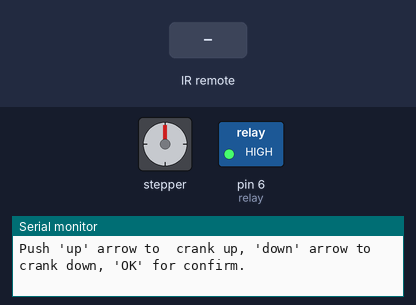
This sketch was run on a simulated Arduino Uno, built with avr-gcc and run on an emulated ATmega328P. On the bench: stepper motor, switched loads named in the sketch (green lamp = pin HIGH), the last lines printed to the serial monitor. Wiring (inferred from the names in the program): stepper motor driver (200 steps per turn assumed): step pin 7; direction pin 8; enable pin 9. The test bench sets the inputs (shaded band). The local clock reads 2024-03-15 10:24:30 at power-on unless the sketch sets it; pins used as bus, display or sensor lines are not drawn.

Above: at 1.6 s.
1.7 s: infrared code 0xFF4AB5 received
3.2 s: infrared code 0xFF18E7 received
4.7 s: infrared code 0xFF38C7 received
At 14.5 s:
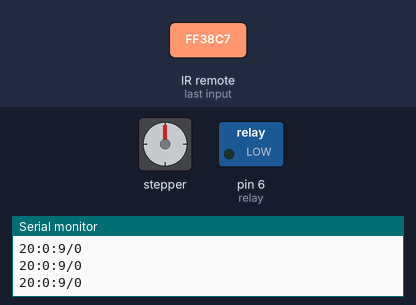
Timing chart, 0 to 14.9 s (numbered marks = the images above; inputs shaded):
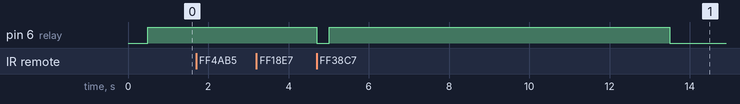

Measured:
- after the input at 4.7 s, pin 6 (relay): HIGH → LOW at once, → HIGH 0.32 s later, → LOW 8.5 s later

The sketch:

hi-res_sim_1HOUR.ino
```cpp
//  _  _ _                  ___ ___ __  __
// | || (_)___ _ _ ___ ___ / __|_ _|  \/  |
// | __ | |___| '_/ -_|_-< \__ \| || |\/| |
// |_||_|_|   |_| \___/__/ |___/___|_|  |_|
//
// # # # # # 1 HOUR Version. 1 # # # # #


#include <IRremote.hpp>
#include <Wire.h>
#include "RTClib.h" //rtc library

IRrecv irrecv(10);//IR 리시버 핀은 10번임.
decode_results results;


int LEVEL = 0; //설정단계선언플래그. 0은 시작, 1은 깊이설정, 2는 모드설정, 3은 시간설정, 4는 작동
//stepper input
int PUL=7; //define Pulse pin
int DIR=8; //define Direction pin
int ENA=9; //define Enable Pin

bool isRemote = true; //리모컨으로 조종하고 있는가?
bool isDown = false; //모드 1 선택시 편도 작동을 위한 선언문. false 이면 내려가고 true 이면 올라옴. [기본값 = true]
bool isWaiting = true; //다음 시간까지 기다려야하는가? [기본값 : true]
bool isTime = false;

int relay = 6;

// = = = = = = = = = = = = = = = = = = = = = = = = = 이 박스 안에 있는 값들은 실제 움직임에 영향을 주는 변수들임.
long setnum = 4000;         //이거 조절하면 회전수 조절됨
long mdil = 1000;           //이거 조절하면 속도가 조절됨
int t_correction = 7;       //초 단위 보정을 한번에~~~~
int updown = 500;           //이거 조절하면 위아래 내리는거 가능, 500=10cm
// = = = = = = = = = = = = = = = = = = = = = = = = =

int N = 0; //1분

RTC_DS3231 rtc;//rtc 선언

void setup()
{
  pinMode (relay, OUTPUT);
  pinMode (PUL, OUTPUT);
  pinMode (DIR, OUTPUT);
  pinMode (ENA, OUTPUT);

  Serial.begin(9600);


  rtc.begin();
  Serial.print("\n\n\n# # # # # # # # # # # #\n");
  Serial.print("HI-res SIM\n");
  Serial.print("# # # # # # # # # # # #\n");
  Serial.print("# # # # # 1 HOUR Version. 1 # # # # #\n \n \n");


  Serial.print("= = = = = = = = = = = = = = = = = = = = = = = \n");
  Serial.print("Initializing Hi-res SIM \n");
  Serial.print("getting time data from connected pc");

  // rtc.adjust로 정해진 시간은 "컴파일 시간입니다"
  // 따라서 컴파일 땡 하는 순간의 시간을 잡게 되므로, 컴파일 이후 시간 연산이 안되는 동안에는 시간이 밀릴 수 밖에 없으니
  // 딜레이를 넣어 약간의 오차보정을 잡아줍니다.

  delay(300); //3초간 대기 // 시작시간 오차 잡는데 사용

  // rtc.adjust(DateTime(F(__DATE__), F(__TIME__))); //컴퓨터 시간 끌어다 씀. 시간 재설정할때 주석 풀것.
  rtc.adjust(DateTime(2022,3,13,19,59,48)); //수동(yyyy, mm , dd, hh, mm, ss)

  irrecv.enableIRIn(); //IR수신시작
}


// = = = = = = = = = = = = = = = = = = = = = = = = = = = = = = = = = = = = = = = = = = = = = 모터 움직이는 코드
void goingDown() {
  digitalWrite(ENA,HIGH);
  digitalWrite(relay, HIGH);


  Serial.println("모터가 내려갈거임");


  delay(200);
  for (long i=0; i<=setnum; i++)   //i 값이 클 수록 많이 내려가고 작을 수록 조금 내려감
  {

    digitalWrite(DIR,HIGH); //LOW면 올라가고 HIGH면 내려감
    digitalWrite(PUL,HIGH);
    delayMicroseconds(mdil); //속도조절 -> 값이 낮을 수록 빠름
    digitalWrite(PUL,LOW);
    delayMicroseconds(mdil); //속도조절 -> 값이 낮을 수록 빠름
  }
  delay(200);
  digitalWrite(relay, LOW);
  digitalWrite(ENA,LOW);
}


void goingUp() {
  digitalWrite(ENA,HIGH);
  digitalWrite(relay, HIGH);


  Serial.println("모터가 올라갈거임");


  delay(200);
  for (long i=0; i<=setnum; i++)   //i 값이 클 수록 많이 내려가고 작을 수록 조금 내려감
  {

    digitalWrite(DIR,LOW); //LOW면 올라가고 HIGH면 내려감
    digitalWrite(PUL,HIGH);
    delayMicroseconds(mdil); //속도조절 -> 값이 낮을 수록 빠름
    digitalWrite(PUL,LOW);
    delayMicroseconds(mdil); //속도조절 -> 값이 낮을 수록 빠름
  }
  delay(200);

  for (long II=0; II<=100; II++)  //브레이크 위치보
  {

    digitalWrite(DIR,HIGH); //LOW면 올라가고 HIGH면 내려감
    digitalWrite(PUL,HIGH);
    delayMicroseconds(500); //속도조절 -> 값이 낮을 수록 빠름
    digitalWrite(PUL,LOW);
    delayMicroseconds(500); //속도조절 -> 값이 낮을 수록 빠름
  }
    for (long I_=0; I_<=100; I_++)   //i 값이 클 수록 많이 내려가고 작을 수록 조금 내려감
  {

    digitalWrite(DIR,LOW); //LOW면 올라가고 HIGH면 내려감
    digitalWrite(PUL,HIGH);
    delayMicroseconds(500); //속도조절 -> 값이 낮을 수록 빠름
    digitalWrite(PUL,LOW);
    delayMicroseconds(500); //속도조절 -> 값이 낮을 수록 빠름
  }


  delay(200);
  digitalWrite(relay, LOW);
  digitalWrite(ENA,LOW);
}
// = = = = = = = = = = = = = = = = = = = = = = = = = = = = = = = = = = = = = = = = = = = = = 모터 움직이는 코드 끗


// = = = = = = = = = = = = = = = = = = = = = = = = = = = = = = = = = = = = = = = = = = 모터 스케줄러(건들면망함)
void loop()
{
  DateTime now = rtc.now();
  DateTime correct (now + TimeSpan(0,0,0,t_correction)); //시간오차 보정; 일,시간,분,초

  switch(isRemote)
  {
    case true :
    Serial.print("Remote Adjust mode\n");
    Serial.print("Push 'up' arrow to  crank up, 'down' arrow to crank down, 'OK' for confirm.");
      while (isRemote == true) //리모트 선언이 false가 될 때 까지. *은 ff6897이고 #은 FFB04F임 위는 FF18E7이고 아래는 FF4AB5 OK는 FF38C7
      {
        digitalWrite(ENA,HIGH);
        digitalWrite(relay, HIGH); //스텝모터 잠금해제

        if(irrecv.decode(&results)) //리모컨 시그널 받기
        {
          Serial.println(results.value, HEX);
          irrecv.resume();

          if (results.value == 0xFF4AB5)
          {
            Serial.print("weeeeee");
            for(int crankup = 0; crankup <= updown; crankup++)
            {
              digitalWrite(DIR,HIGH); //LOW면 올라가고 HIGH면 내려감
              digitalWrite(PUL,HIGH);
              delayMicroseconds(300); //속도조절 -> 값이 낮을 수록 빠름
              digitalWrite(PUL,LOW);
              delayMicroseconds(300); //속도조절 -> 값이 낮을 수록 빠름
            }
          }

          if (results.value == 0xFF18E7)
          {
            Serial.print("weeeeee");
            for(int crankdown = 0; crankdown <= updown; crankdown++)
            {
              digitalWrite(DIR,LOW); //LOW면 올라가고 HIGH면 내려감
              digitalWrite(PUL,HIGH);
              delayMicroseconds(300); //속도조절 -> 값이 낮을 수록 빠름
              digitalWrite(PUL,LOW);
              delayMicroseconds(300); //속도조절 -> 값이 낮을 수록 빠름
            }
          }


        } //리모컨 시그널 받기 끝

        if(results.value == 0xFF38C7) //OK 버튼 신호가 들어오면
        {
          digitalWrite(ENA,LOW);
          digitalWrite(relay, LOW); //스텝모터 꺼버려

          isRemote = false; //리모컨 조종을 꺼버림. 이제 본 작동으로 넘어갈거임
          break;
        }
      }

      default:
        break;
  }

  if(correct.minute() == 0 and correct.second() == 0)
  {
    isTime = true;
  }else{
    isTime = false;
  }


  // = = = = = = = = = = = = = = = = = 본 작동 코드

  switch(isWaiting)
  {
    case true :
            DateTime now = rtc.now();
            DateTime correct (now + TimeSpan(0,0,0,t_correction));
        while (isTime != true) //정시가 될 때 까지 while문 반

        {

            DateTime now = rtc.now();
            DateTime correct (now + TimeSpan(0,0,0,t_correction)); //시간오차 보정; 일,시간,분,초


            Serial.print(correct.hour());
            Serial.print(":");
            Serial.print(correct.minute());
            Serial.print(":");
            Serial.print(correct.second());
            Serial.print("/");
            Serial.print(N);
            Serial.print("\n");
            //시간이나 띄울거임

              if(correct.minute() == 0 and correct.second() == 0)
                {
                  isTime = true;
                }else{
                  isTime = false;
                }

            if(irrecv.decode(&results)) //리모컨 시그널 받기
            {
              if(results.value == 0xFF6897) //* 을 누르게되면
              {
                isRemote = true; //이제 리모컨 조종으로 넘어갈거임
                break;
              }
            }


            if(isTime == true) //정시가되면
            {
              isWaiting = false; //시간이 되었으니 움직여야지
              break; //탈출~~~~~~~~~~~~~~~~~~~~~
            }
        }

        //N++; //1분증가


        if (N == 60)
        {
          N = 0; //60분이 되면 N은 다시 0으로 돌아갈거임.
        }

        break;            //이제 꺼져

    case false :
        break; //움직여야 하니까 꺼져

  }
  // = = = = = = = = = = = = = = = = = 기다려야하는지 판단(종료)


  // = = = = = = = = = = = = = = = = = 움직여야하는지 판단

  switch(isDown)
  {
    case false :          //내려가야하면
        goingDown();  //내려
        isWaiting = true;  //기다려야 함을 선언
        isDown = true; //내려왔음을 선언

        break;  //실행했으니 꺼져

    case true :           //올라가야하면
        goingUp();  //올려
        isWaiting = true;
        isDown = false; //올라왔음을 선언

        break; //실행했으니 꺼져
  }
  // = = = = = = = = = = = = = = = = = 움직여야하는지 판단(종료)

}
// = = = = = = = = = = = = = = = = = = = = = = = = = = = = = = = = = = = = = = = = = = 모터 스케줄러(끝)
```
